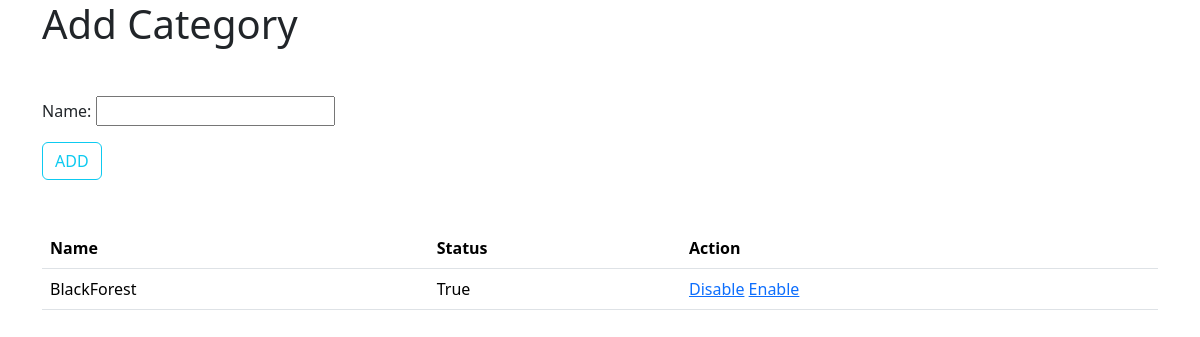
The page /category_add/ on the database as committed earlier.
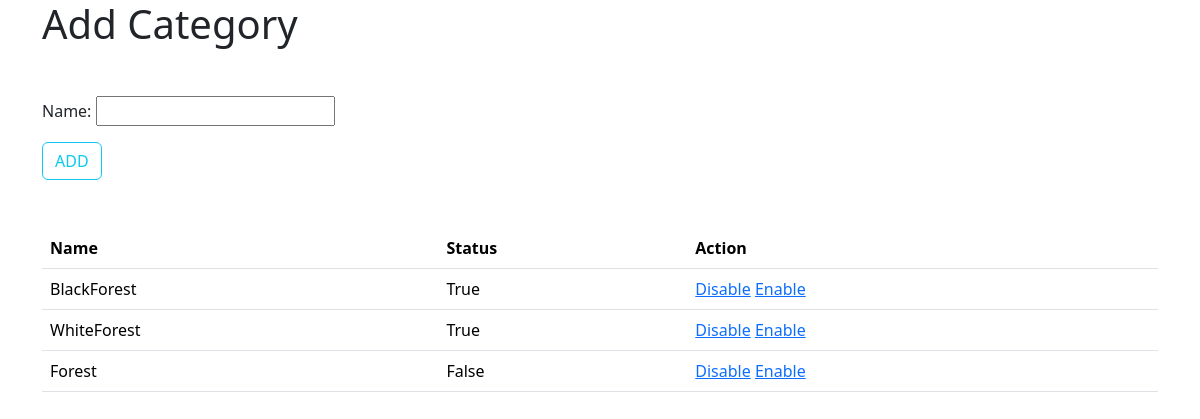
The same page on the database as committed later.
### cakeshop/models.py (models this page shows, shortened)
class Category(models.Model):
    name = models.CharField(max_length=100,unique=True)
    is_active = models.BooleanField(default=True)

### cakeshop/views.py (the view, shortened to what this page needs)
# urls.py: path('category_add/', CategoryCreateView.as_view(), name = "category_add"),
class CategoryCreateView(CreateView,ListView):
    template_name = "cakeshop/category_add.html"
    form_class = CategoryCreateForm
    model = Category
    success_url = reverse_lazy("category_add")
    context_object_name = "category"

### cakeshop/forms.py
class CategoryCreateForm(forms.ModelForm):
    class Meta:
        model = Category
        fields = ["name"]

### cakeshop/templates/cakeshop/category_add.html (shortened to what this page needs)
<!DOCTYPE html>
<html lang="en">
<head>
    <link href="https://cdn.jsdelivr.net/npm/bootstrap@5.3.2/dist/css/bootstrap.min.css" rel="stylesheet">
</head>
<body>
    <div class="container">
        <h1>Add Category</h1>
        <form action="" method="post" class="mt-5">
            {{form.as_p}}
            <input type="submit" name="category_add" value="ADD" class="btn btn-outline-info">
        </form>
        <div class="mt-5">
            <table class="table">
                <thead>
                    <tr>
                        <th>Name</th>
                        <th>Status</th>
                        <th>Action</th>
                    </tr>
                </thead>
                <tbody>
                    {% for cat in category %}
                    <tr>
                        <td>{{cat.name}}</td>
                        <td>{{cat.is_active}}</td>
                        <td>
                            <a href="{% url 'disable_category' cat.id %}">Disable</a>
                            <a href="{% url 'enable_category' cat.id %}">Enable</a>
                        </td>
                    </tr>
                    {% endfor %}
                </tbody>
            </table>
        </div>
    </div>
</body>
</html>

Rows that differ between the two databases and show on the page:
added Category: name "WhiteForest", is_active "True"
added Category: name "Forest", is_active "False"
